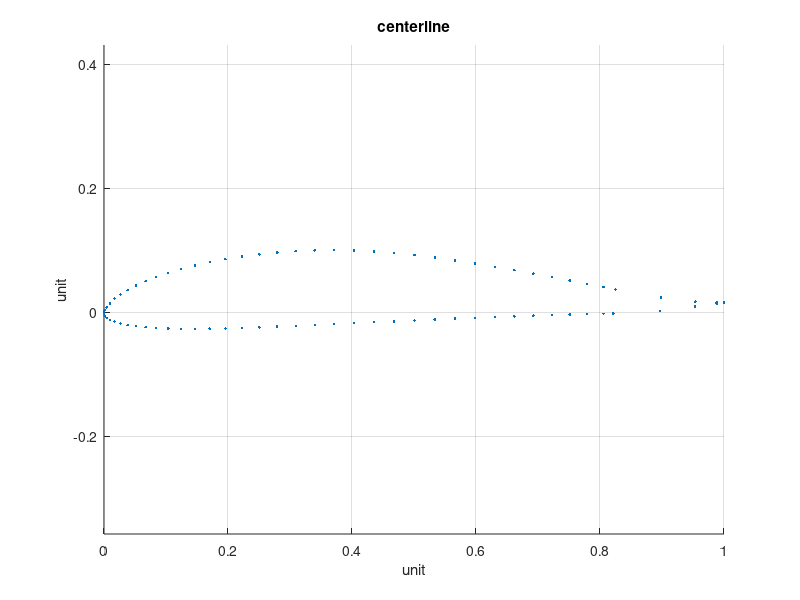
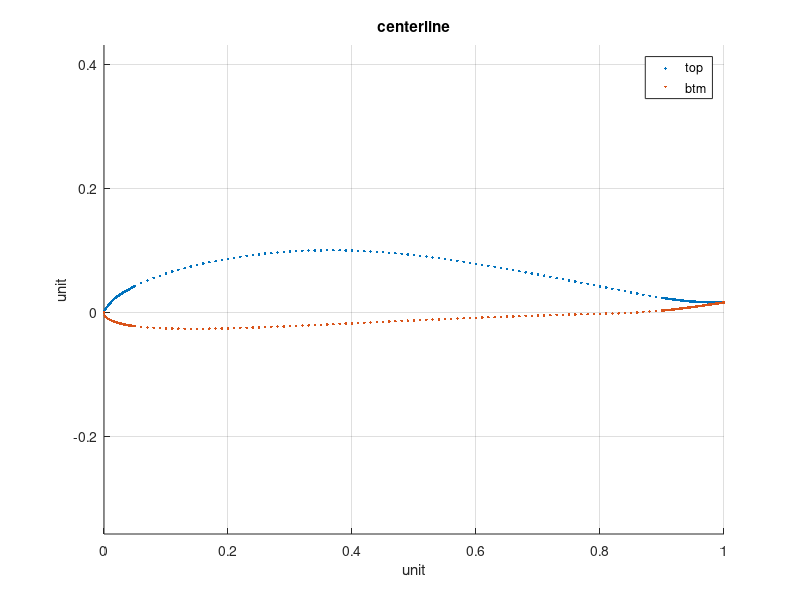
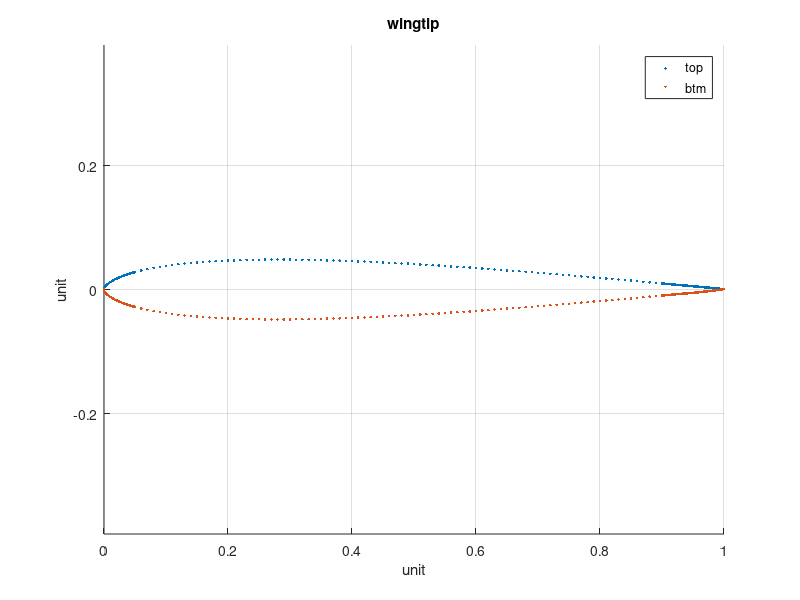
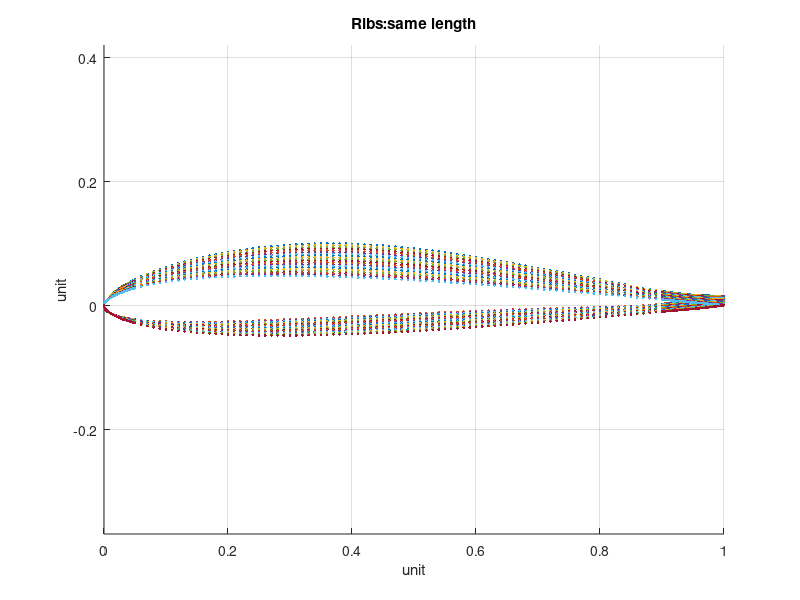

Source code (MATLAB) for these figures, in order:
function draw_airfoil()
% save airfoil centerlinex centerliney wingtipx wingtipy twistx twisty
close all;
load airfoil centerlinex centerliney wingtipx wingtipy twistx twisty;
global X;
X = [];
scalingfactor = 0.45;
NASA_wingSpan_mm = 3750;
NASA_centerCord_mm = 400;
NASA_tipcord_mm = 100;
%aileron Trailing Edge length in mm
%NASA_aileron_TrailingEdgelength_mm = 24.125*25.4;
NASA_aileron_yAxislength_mm = 167.9;
NASA_aileron_innerwidth_mm = 1.875*25.4;
NASA_aileron_outerwidth_mm = 1*25.4;

X.setting.geometry.LE_sweepbackDeg = 24;
X.setting.geometry.dihedralDeg = 2.5;
X.setting.geometry.wingSpan_mm = NASA_wingSpan_mm*scalingfactor;
X.setting.geometry.rootCord_mm = NASA_centerCord_mm*scalingfactor;
X.setting.geometry.wingtipCord_mm = NASA_tipcord_mm*scalingfactor;
X.setting.aileron.yAxislength_mm = NASA_aileron_yAxislength_mm*scalingfactor;
X.setting.aileron.innerwidth_mm = NASA_aileron_innerwidth_mm*scalingfactor;
X.setting.aileron.outerwidth_mm = NASA_aileron_outerwidth_mm*scalingfactor;
fprintf(1,'aileron Y axis length=%2.1fmm,aileron innerwidth=%2.1fmm,aileron outer width=%2.1fmm\n',X.setting.aileron.yAxislength_mm,X.setting.aileron.innerwidth_mm,X.setting.aileron.outerwidth_mm);

X.setting.manufacture.ribCnt = 39;
X.setting.manufacture.LeadingEdgeBeamThickness_mm = 2; % square edge size 
X.setting.manufacture.LeadingEdgeBeamWidth_mm = 6; % square edge size 
X.setting.manufacture.trailingEdgeWidth_mm = 10;

% support structure height, not part of the plane, only used in construction process as the base support structure for each rib 
X.setting.manufacture.RibSupportStructureHeight_mm = 15;

X.setting.manufacture.MainBeamWidth_mm = 6;
X.setting.manufacture.MainBeamXmm = 0;
assert(X.setting.manufacture.MainBeamXmm == 0); % we want the beam deployed at rotation center to have flat btm edge 
% X.BeamAux0Width_mm = 5;
% X.BeamAux0Xmm = 5;

X.RibCntNeedCarbon = 25;
assert(mod(X.RibCntNeedCarbon,2)==1 || X.RibCntNeedCarbon == 0,'rib with added carbon beam should be symmetrical btw the fuselage');
% we may want to add a square carbon tube to strengthen the beam
X.beamSquareCarbonTubeSize_mm = 5;

X.RibThickness_mm = 2;

% the width of laser trace cannot be ignored
X.beamSlotTraceCompensation_mm = 0.5;
X.beamEdgeTraceCompensation_mm = 0.8;
X.RibSlotCompensation_mm = 0.05;
X.LeadingEdgeBeamThicknessCompensation_mm = 0.2;

% four quadrants formed by main beam and rib are supported by 4 pieces of wedge. 
X.BeamRibSupport_mm = 10;
X.PointType = [];
X.PointType.fundamental = 1;
X.PointType.addedPoints = 2;

% increased by 1 after each beam slot cut
X.ForceBearingBeamCnt = 0;

X.curvefitmethod = 'pchip';
% rootBeamGammaWidthmm = 6;
% BaseBeamWidthmm = 1; % at tip, lift is zero, we cannot have 0 beam width for misc struct weight 
assert(mod(X.setting.manufacture.ribCnt,2)==1); % we have one rib in the center, and be symmetrical 
% beam deployment location
X.rotateFromLE = 0.3; %rotation occurs at the center of [0,1] from the leading edge, so that we have the desired AOA.  
fineX = [0:0.001:0.05 0.06:0.01:0.90 0.901:0.001:1]';
% fineX = [0:0.0005:1]';
%%
Len_fineX = length(fineX);
X.OneSideRibCnt = (X.setting.manufacture.ribCnt+1)/2;
aileronLocation = (X.setting.geometry.wingSpan_mm/2-X.setting.aileron.yAxislength_mm)/(X.setting.geometry.wingSpan_mm/2);
X.setting.manufacture.RibCoeffsRoot2Tip = sort([aileronLocation (0:X.OneSideRibCnt-1)/(X.OneSideRibCnt-1)]);
X.OneSideRibCnt = length(X.setting.manufacture.RibCoeffsRoot2Tip);
%%
centerlinex = centerlinex(:);
centerliney = centerliney(:);
[centerlinex,centerliney] = normalizexy(centerlinex,centerliney);
wingtipx = wingtipx(:);
wingtipy = wingtipy(:);
[wingtipx,wingtipy] = normalizexy(wingtipx,wingtipy);
figure;
hold on;
plot(centerlinex,centerliney,'.');
axis equal;
title('centerline');grid on;
xlabel('unit');
ylabel('unit');
%%
figure;
hold on;
end_of_center_top_curve = (length(centerlinex)+1)/2;
top_centerline_x = centerlinex(1:end_of_center_top_curve);
top_centerline_y = centerliney(1:end_of_center_top_curve);
top_centerline_fine_y = interp1(top_centerline_x,top_centerline_y,fineX,X.curvefitmethod);
plot(fineX,top_centerline_fine_y,'.');
btm_centerline_x = centerlinex(end_of_center_top_curve:end);
btm_centerline_y = centerliney(end_of_center_top_curve:end);
btm_centerline_fine_y = interp1(btm_centerline_x,btm_centerline_y,fineX,X.curvefitmethod);
plot(fineX,btm_centerline_fine_y,'.');
axis equal;
legend('top','btm');
title('centerline');grid on;
xlabel('unit');
ylabel('unit');
%%
figure;
hold on;
end_of_wingtip_top_curve = (length(wingtipx)+1)/2;
top_wingtip_x = wingtipx(1:end_of_wingtip_top_curve);
top_wingtip_y = wingtipy(1:end_of_wingtip_top_curve);
top_wingtip_mid_y = interp1(top_wingtip_x,top_wingtip_y,fineX,X.curvefitmethod);
plot(fineX,top_wingtip_mid_y,'.');
btm_wingtip_x = wingtipx(end_of_wingtip_top_curve:end);
btm_wingtip_y = wingtipy(end_of_wingtip_top_curve:end);
btm_wingtip_mid_y = interp1(btm_wingtip_x,btm_wingtip_y,fineX,X.curvefitmethod);
plot(fineX,btm_wingtip_mid_y,'.');
axis equal;
legend('top','btm');
title('wingtip');
grid on;
xlabel('unit');
ylabel('unit');
%%
top_ribs = interpolate2Airfoil(top_centerline_fine_y, top_wingtip_mid_y, X.setting.manufacture.RibCoeffsRoot2Tip);
btm_ribs = interpolate2Airfoil(btm_centerline_fine_y, btm_wingtip_mid_y, X.setting.manufacture.RibCoeffsRoot2Tip);
figure;
axis equal;
hold on;
for ii = 1:X.OneSideRibCnt
    topCurve = top_ribs(:,ii);
    btmCurve = btm_ribs(:,ii);
    plot([fineX fineX],[topCurve btmCurve],'.');
end
title('Ribs:same length');
grid on;
xlabel('unit');
ylabel('unit');
%%
xindexRotate = find(fineX==X.rotateFromLE);
assert(length(xindexRotate)==1);
centered_interpolatedX = fineX - X.rotateFromLE;
Ymean = (top_ribs(xindexRotate,:) + btm_ribs(xindexRotate,:))/2;
centered_top_mid_ribs = zeros(Len_fineX,X.OneSideRibCnt);
centered_btm_mid_ribs = zeros(Len_fineX,X.OneSideRibCnt);
figure;
axis equal;
hold on;
for ii = 1:X.OneSideRibCnt
    centered_top_mid_ribs(:,ii) = top_ribs(:,ii) - Ymean(ii);
    centered_btm_mid_ribs(:,ii) = btm_ribs(:,ii) - Ymean(ii);
    plot([centered_interpolatedX; centered_interpolatedX],[centered_top_mid_ribs(:,ii); centered_btm_mid_ribs(:,ii)],'.');
end
title('Ribs:same length,shifted');
grid on;
xlabel('unit');
ylabel('unit');
%%
figure;
plot(twistx/twistx(end),twisty,'.');
title('twist');
ylabel('deg');
grid on;
xlabel('half wingspan');
%%
twist_ribs = interp1(twistx/twistx(end),twisty,X.setting.manufacture.RibCoeffsRoot2Tip,X.curvefitmethod);

rotated_ribs_top_x = zeros(Len_fineX,X.OneSideRibCnt);
rotated_ribs_top_y = zeros(Len_fineX,X.OneSideRibCnt);
rotated_ribs_btm_x = zeros(Len_fineX,X.OneSideRibCnt);
rotated_ribs_btm_y = zeros(Len_fineX,X.OneSideRibCnt);
figure;
axis equal;
hold on;
for ii = 1:X.OneSideRibCnt
    thetaDeg = twist_ribs(ii);
    R = [cosd(thetaDeg) -sind(thetaDeg); sind(thetaDeg) cosd(thetaDeg)];
    top_beforeRotate = [centered_interpolatedX centered_top_mid_ribs(:,ii)];
    top_afterRotate = top_beforeRotate*R;
    rotated_ribs_top_x(:,ii) = top_afterRotate(:,1);
    rotated_ribs_top_y(:,ii) = top_afterRotate(:,2);
    btm_beforeRotate = [centered_interpolatedX centered_btm_mid_ribs(:,ii)];
    btm_afterRotate = btm_beforeRotate*R;
    rotated_ribs_btm_x(:,ii) = btm_afterRotate(:,1);
    rotated_ribs_btm_y(:,ii) = btm_afterRotate(:,2);
    plot([rotated_ribs_top_x(:,ii); rotated_ribs_btm_x(:,ii)],[rotated_ribs_top_y(:,ii); rotated_ribs_btm_y(:,ii)],'.');
end
title('Ribs:same length,shifted,rotated');
grid on;
xlabel('unit');
ylabel('unit');
%% scale rib to the desired cord length
scaled_ribs_top_x = rotated_ribs_top_x;
scaled_ribs_top_y = rotated_ribs_top_y;
scaled_ribs_btm_x = rotated_ribs_btm_x;
scaled_ribs_btm_y = rotated_ribs_btm_y;
scale_ribs = interp1([0 1],[X.setting.geometry.rootCord_mm X.setting.geometry.wingtipCord_mm],X.setting.manufacture.RibCoeffsRoot2Tip,'linear');

figure;
axis equal;
hold on;
for ii = 1:X.OneSideRibCnt
    scaled_ribs_top_x(:,ii) = scaled_ribs_top_x(:,ii) * scale_ribs(ii);
    scaled_ribs_top_y(:,ii) = scaled_ribs_top_y(:,ii) * scale_ribs(ii);
    scaled_ribs_btm_x(:,ii) = scaled_ribs_btm_x(:,ii) * scale_ribs(ii);
    scaled_ribs_btm_y(:,ii) = scaled_ribs_btm_y(:,ii) * scale_ribs(ii);
    plot([scaled_ribs_top_x(:,ii); scaled_ribs_btm_x(:,ii)],[scaled_ribs_top_y(:,ii); scaled_ribs_btm_y(:,ii)],'.');
end
title('Ribs:shifted,rotated,scaled');
grid on;
xlabel('mm');
ylabel('mm');

%% shift in y-axis to align the bottom edge of main beam
btmaligned_ribs_top_x = scaled_ribs_top_x;
btmaligned_ribs_top_y = scaled_ribs_top_y;
btmaligned_ribs_btm_x = scaled_ribs_btm_x;
btmaligned_ribs_btm_y = scaled_ribs_btm_y;

figure;
axis equal;
hold on;
for ii = 1:X.OneSideRibCnt
    YatZeroX = interp1(btmaligned_ribs_btm_x(:,ii),btmaligned_ribs_btm_y(:,ii),0,X.curvefitmethod);
    btmaligned_ribs_top_y(:,ii) = btmaligned_ribs_top_y(:,ii) - YatZeroX;
    btmaligned_ribs_btm_y(:,ii) = btmaligned_ribs_btm_y(:,ii) - YatZeroX;
    plot([btmaligned_ribs_top_x(:,ii); btmaligned_ribs_btm_x(:,ii)],[btmaligned_ribs_top_y(:,ii); btmaligned_ribs_btm_y(:,ii)],'.');
end
title('Ribs:btmEdgeAlign,shifted,rotated,scaled');
grid on;
xlabel('mm');
ylabel('mm');

%% compute angle between beam and rib
CalcObtuseAngleBtwBeamAndRibDeg(btmaligned_ribs_top_x);
space = 10;
fid = fopen('BeamRibSupport.scr','w');
fprintf(fid,'pline\n');
% quadrant 1
fprintf(fid,'%f,%f\n',space,space);
fprintf(fid,'%f,%f\n',space,space+X.BeamRibSupport_mm);
fprintf(fid,'%f,%f\n',space+X.BeamRibSupport_mm*sind(X.derived.AngleBtwBeamAndRibDeg),space-X.BeamRibSupport_mm*cosd(X.derived.AngleBtwBeamAndRibDeg));
fprintf(fid,'%f,%f\n',space,space);

% quadrant 2
fprintf(fid,'%f,%f\n',-space,space);
fprintf(fid,'%f,%f\n',-space,space+X.BeamRibSupport_mm);
fprintf(fid,'%f,%f\n',-space-X.BeamRibSupport_mm*sind(X.derived.AngleBtwBeamAndRibDeg),space+X.BeamRibSupport_mm*cosd(X.derived.AngleBtwBeamAndRibDeg));
fprintf(fid,'%f,%f\n',-space,space);

% quadrant 3
fprintf(fid,'%f,%f\n',-space,-space);
fprintf(fid,'%f,%f\n',-space,-space-X.BeamRibSupport_mm);
fprintf(fid,'%f,%f\n',-space-X.BeamRibSupport_mm*sind(X.derived.AngleBtwBeamAndRibDeg),-space+X.BeamRibSupport_mm*cosd(X.derived.AngleBtwBeamAndRibDeg));
fprintf(fid,'%f,%f\n',-space,-space);

% quadrant 4
fprintf(fid,'%f,%f\n',space,-space);
fprintf(fid,'%f,%f\n',space,-space-X.BeamRibSupport_mm);
fprintf(fid,'%f,%f\n',space+X.BeamRibSupport_mm*sind(X.derived.AngleBtwBeamAndRibDeg),-space-X.BeamRibSupport_mm*cosd(X.derived.AngleBtwBeamAndRibDeg));
fprintf(fid,'%f,%f\n',space,-space);

fclose(fid);
%%
Gamma = (1-X.setting.manufacture.RibCoeffsRoot2Tip.^2).^1.5;
figure;
plot(X.setting.manufacture.RibCoeffsRoot2Tip,Gamma,'.-');
title('Gamma, airflow circulation');
grid on;
%%
figure;
plot(X.setting.manufacture.RibCoeffsRoot2Tip,1.5*(X.setting.manufacture.RibCoeffsRoot2Tip.^2-0.5),'.-');
title('Downwash');
grid on;

%% when cutting slot, the length of x/y data may not be same any more for all ribs
% use cell to store
slotcut_ribs = cell(1,X.OneSideRibCnt);
for ii = 1:X.OneSideRibCnt
    slotcut_ribs{ii}.top.x = btmaligned_ribs_top_x(:,ii);
    slotcut_ribs{ii}.top.y = btmaligned_ribs_top_y(:,ii);
    slotcut_ribs{ii}.top.PointType = ones(length(btmaligned_ribs_top_x(:,ii)),1)*X.PointType.fundamental;
    slotcut_ribs{ii}.btm.x = btmaligned_ribs_btm_x(:,ii);
    slotcut_ribs{ii}.btm.y = btmaligned_ribs_btm_y(:,ii);
    slotcut_ribs{ii}.btm.PointType = ones(length(btmaligned_ribs_btm_x(:,ii)),1)*X.PointType.fundamental;
    slotcut_ribs{ii}.ForceBearingBeamCutDepth = [];
    slotcut_ribs{ii}.ForceBearingBeamRibThickness = [];
    slotcut_ribs{ii}.ForceBearingBeamRibYoffset = [];
end

[X.BeamRotDegDueToDihedral,OneSideWwingTipRise_mm] = getDihedralRotateDeg(slotcut_ribs);
fprintf(1,'one side wing tip rises %fmm\n',OneSideWwingTipRise_mm);
fprintf(1,'beam Btm Edge Dihedral %fDeg\n',X.BeamRotDegDueToDihedral);

%%
X.derived.RibLocInBeam_mm = X.setting.manufacture.RibCoeffsRoot2Tip*(1/sind(X.derived.AngleBtwBeamAndRibDeg))*X.setting.geometry.wingSpan_mm/2;

%% cut slot for force bearing beam
[slotcut_ribs,ribMirror] = cutRibSlot(slotcut_ribs,X.setting.manufacture.MainBeamWidth_mm-2*X.RibSlotCompensation_mm,X.setting.manufacture.MainBeamXmm,'main beam');
fid = fopen(sprintf('ribMirror.scr'),'w');
fprintf(fid,'pline\n');
for ii = 1:X.OneSideRibCnt
    saveTopBtmCell2scrFile(fid,ribMirror{ii},0,100);
end
fclose(fid);

%% add leading edge beam
cut_leadingedge = slotcut_ribs;

figure;
axis equal;
hold on;
for ii = 1:X.OneSideRibCnt
    LE_x = min([slotcut_ribs{ii}.top.x;slotcut_ribs{ii}.btm.x]);
    LeadingEdgeBeamPosDetected = false;
    for xposition = LE_x:0.001:LE_x+30
        [Thickness_mm,~,~] = getThickness(slotcut_ribs{ii},xposition);
        if Thickness_mm > X.setting.manufacture.LeadingEdgeBeamThickness_mm - 2*X.LeadingEdgeBeamThicknessCompensation_mm
            LeadingEdgeBeamPosDetected = true;
            break;
        end
    end
    assert(LeadingEdgeBeamPosDetected);
    cut_leadingedge{ii}.top = removeLeadingSector(slotcut_ribs{ii}.top,xposition);
    cut_leadingedge{ii}.btm = removeLeadingSector(slotcut_ribs{ii}.btm,xposition);
    
    afterCutThickness_mm = abs(cut_leadingedge{ii}.top.y(1) - cut_leadingedge{ii}.btm.y(1));
    cut_leadingedge{ii}.top = cutLeadingEdgeSlot(cut_leadingedge{ii}.top,'top',afterCutThickness_mm);
    cut_leadingedge{ii}.btm = cutLeadingEdgeSlot(cut_leadingedge{ii}.btm,'btm',afterCutThickness_mm);
    
    plot([cut_leadingedge{ii}.top.x; cut_leadingedge{ii}.btm.x],[cut_leadingedge{ii}.top.y; cut_leadingedge{ii}.btm.y],'.');
end
title('Ribs:shifted,rotated,scaled,LEcut');
grid on;
xlabel('mm');
ylabel('mm');

%% cut trailing edge
cut_trailingedge = cut_leadingedge;
figure;
axis equal;
hold on;
for ii = 1:X.OneSideRibCnt
    cut_trailingedge{ii}.top = removeTrailingSector(cut_trailingedge{ii}.top,X.setting.manufacture.trailingEdgeWidth_mm);
    cut_trailingedge{ii}.btm = removeTrailingSector(cut_trailingedge{ii}.btm,X.setting.manufacture.trailingEdgeWidth_mm);
    plot([cut_trailingedge{ii}.top.x; cut_trailingedge{ii}.btm.x],[cut_trailingedge{ii}.top.y; cut_trailingedge{ii}.btm.y],'.');
end
title('Ribs:shifted,rotated,scaled,LEcut,TEcut');
grid on;
xlabel('mm');
ylabel('mm');

% rotate rib to align camber line with wood growth direction in order to enhance the strength
rib_aligned = cell(1,X.OneSideRibCnt);
figure;
axis equal;
hold on;
for ii = 1:X.OneSideRibCnt
    rib_aligned{ii}.top = rotateXY(cut_trailingedge{ii}.top,-twist_ribs(ii));
    rib_aligned{ii}.btm = rotateXY(cut_trailingedge{ii}.btm,-twist_ribs(ii));
    plot([rib_aligned{ii}.top.x; rib_aligned{ii}.btm.x],[rib_aligned{ii}.top.y; rib_aligned{ii}.btm.y],'.');
end
title('Ribs:shifted,rotated,scaled,LEcut,TEcut,Aligned');
grid on;
xlabel('mm');
ylabel('mm');

%% produce rib cut cad file
fid = fopen('airfoil_all.scr','w');
fprintf(fid,'pline\n');
X.derived.RibSweepBackAlongRib_mm = X.setting.manufacture.RibCoeffsRoot2Tip*X.setting.geometry.wingSpan_mm/2/abs(tand(X.derived.AngleBtwBeamAndRibDeg));
X.derived.RibSweepBackAlongBeam_mm = X.setting.manufacture.RibCoeffsRoot2Tip*X.setting.geometry.wingSpan_mm/2;
for ii = 1:X.OneSideRibCnt
    xoffset = X.derived.RibSweepBackAlongRib_mm(ii);
    yoffset = X.derived.RibSweepBackAlongBeam_mm(ii);
    saveTopBtmCell2scrFile(fid,rib_aligned{ii},xoffset,yoffset);
end
fclose(fid);

%% produce force bearing beam cut cad file
FineSegmentCnt = 1000;

BeamShape = cell(1,X.ForceBearingBeamCnt);
BeamDihedralApplied = cell(1,X.ForceBearingBeamCnt);
BeamAlignedForStrength = cell(1,X.ForceBearingBeamCnt);
BeamLaserTraceCompensated = cell(1,X.ForceBearingBeamCnt);
for iiBeam = 1:X.ForceBearingBeamCnt
%     BeamShapeAddBtmEdge = cell(1,X.ForceBearingBeamCnt);
    ThicknessVec = zeros(1,X.OneSideRibCnt);
    CutDepthVec = zeros(1,X.OneSideRibCnt);
    Yoffset = zeros(1,X.OneSideRibCnt);
    for iiRib = 1:X.OneSideRibCnt
        ThicknessVec(iiRib) = cut_trailingedge{iiRib}.ForceBearingBeamRibThickness(iiBeam);
        CutDepthVec(iiRib) =  cut_trailingedge{iiRib}.ForceBearingBeamCutDepth(iiBeam);
        Yoffset(iiRib) = cut_trailingedge{iiRib}.ForceBearingBeamRibYoffset(iiBeam);
    end
    figure;
    subplot(3,1,1);
    hold on;
    plot(X.derived.RibLocInBeam_mm,ThicknessVec,'.-');
    plot(X.derived.RibLocInBeam_mm,ThicknessVec+Yoffset,'.-');
    legend('Thickness','Thickness+yoffset');
    axis equal;
    xlabel('single side wingspan(mm)');
    ylabel('mm');
    title(sprintf('Top Edge Beam No.%d',iiBeam));
    subplot(3,1,2);
    plot(X.derived.RibLocInBeam_mm,Yoffset,'.-');
    axis equal;
    xlabel('single side wingspan(mm)');
    ylabel('mm');
    title(sprintf('Btm Edge Beam No.%d',iiBeam));
    subplot(3,1,3);
    hold on;
    plot(X.derived.RibLocInBeam_mm,CutDepthVec,'.-');
    plot(X.derived.RibLocInBeam_mm,CutDepthVec+Yoffset,'.-');
    legend('pure cut','cut+yoffset');
    axis equal;
    xlabel('single side wingspan(mm)');
    ylabel('mm');
    title(sprintf('Rib Cut Depth for Beam No.%d',iiBeam));
    
    fineRibLocationXmm = ((0:FineSegmentCnt)/FineSegmentCnt)*(X.setting.geometry.wingSpan_mm/2)*(1/sind(X.derived.AngleBtwBeamAndRibDeg));
    BeamShape{iiBeam}.top = [];
    BeamShape{iiBeam}.top.x = fineRibLocationXmm';
    BeamShape{iiBeam}.top.y = interp1(X.derived.RibLocInBeam_mm,ThicknessVec+Yoffset,fineRibLocationXmm,X.curvefitmethod)';
    BeamShape{iiBeam}.top.PointType = ones(length(fineRibLocationXmm),1)*X.PointType.fundamental;

    % if beam location is at the rotation center, btm edge is a straight line 
    BeamShape{iiBeam}.btm = [];
    BeamShape{iiBeam}.btm.x = fineRibLocationXmm';
    BeamShape{iiBeam}.btm.y = interp1(X.derived.RibLocInBeam_mm,Yoffset,fineRibLocationXmm,X.curvefitmethod)';
    BeamShape{iiBeam}.btm.PointType = ones(length(fineRibLocationXmm),1)*X.PointType.fundamental;
    
    BeamDihedralApplied{iiBeam} = ApplyBeamDihedral(BeamShape{iiBeam},-X.BeamRotDegDueToDihedral);

    BeamShapeCutRibSlot = BeamDihedralApplied;
    for CutSlotForRib_ii = 1:X.OneSideRibCnt
        switch CutSlotForRib_ii
            case 1
               StyleCutRibSlot = 'RootRib';
            case X.OneSideRibCnt
               StyleCutRibSlot = 'TipRib';
            otherwise
               StyleCutRibSlot = 'MiddleRib';
        end
        BeamShapeCutRibSlot{iiBeam}.top = cutBeamSlot(BeamShapeCutRibSlot{iiBeam}.top,CutDepthVec(CutSlotForRib_ii),X.RibThickness_mm-2*X.beamSlotTraceCompensation_mm,X.derived.RibLocInBeam_mm(CutSlotForRib_ii),StyleCutRibSlot);
    end
    BeamShapeCutRibSlot{iiBeam}.btm = matchCurveSpan(BeamDihedralApplied{iiBeam}.btm,BeamShapeCutRibSlot{iiBeam}.top);
    draw_beam(BeamShapeCutRibSlot{iiBeam},sprintf('front view Beam%d',iiBeam));
    
    BeamAlignedForStrength{iiBeam} = AlignBeamForStrength(BeamShapeCutRibSlot{iiBeam},-X.BeamRotDegDueToDihedral);
    draw_beam(BeamAlignedForStrength{iiBeam},sprintf('Aligned Beam%d',iiBeam));

    BeamLaserTraceCompensated{iiBeam} = BeamAlignedForStrength{iiBeam};
    BeamLaserTraceCompensated{iiBeam}.top.y = BeamLaserTraceCompensated{iiBeam}.top.y + X.beamEdgeTraceCompensation_mm;
    BeamLaserTraceCompensated{iiBeam}.btm.y = BeamLaserTraceCompensated{iiBeam}.btm.y - X.beamEdgeTraceCompensation_mm;
    draw_beam(BeamLaserTraceCompensated{iiBeam},sprintf('LaserTrace Compensated Beam%d',iiBeam));
    
    fid = fopen(sprintf('beam_%d.scr',iiBeam),'w');
    fprintf(fid,'pline\n');
    saveTopBtmCell2scrFile(fid,BeamLaserTraceCompensated{iiBeam},0,100);
    fclose(fid);
    
end
end

function newCurve = matchCurveSpan(Curve,RefCurve)
global X;
assert(Curve.x(1) < Curve.x(end));
assert(RefCurve.x(1) < RefCurve.x(end));
newCurve = [];
if (Curve.x(1) == RefCurve.x(1))
    % do nothing
elseif (Curve.x(1) > RefCurve.x(1))
    val = interp1nearby(Curve.x,Curve.y,Curve.PointType,RefCurve.x(1),2,X.curvefitmethod);
    newCurve.x = [RefCurve.x(1);Curve.x];
    newCurve.y = [val;Curve.y];
    newCurve.PointType = [X.PointType.fundamental; Curve.PointType];
else
    % trim data
    % code to be filled here
end

if (Curve.x(end) == RefCurve.x(end))
    % do nothing
elseif (Curve.x(end) < RefCurve.x(end))
    val = interp1nearby(Curve.x,Curve.y,Curve.PointType,RefCurve.x(end),2,X.curvefitmethod);
    newCurve.x = [newCurve.x;RefCurve.x(end)];
    newCurve.y = [newCurve.y;val];
    newCurve.PointType = [Curve.PointType;X.PointType.fundamental];
else
    % trim data
    % code to be filled here
end

end

function BeamAlignedForStrength = AlignBeamForStrength(BeamShape,RotateDeg)
BeamAlignedForStrength = [];
% R = [cosd(RotateDeg) -sind(RotateDeg); sind(RotateDeg) cosd(RotateDeg)];
% top_beforeRotate = [BeamShape.top.x BeamShape.top.y];
% top_afterRotate = top_beforeRotate*R;
% BeamAlignedForStrength.top.x = top_afterRotate(:,1);
% BeamAlignedForStrength.top.y = top_afterRotate(:,2);
BeamAlignedForStrength.top = rotateXY(BeamShape.top,-RotateDeg);
BeamAlignedForStrength.btm = rotateXY(BeamShape.btm,-RotateDeg);

offsetx = BeamAlignedForStrength.btm.x(1);
offsety = BeamAlignedForStrength.btm.y(1);

BeamAlignedForStrength.top.x = BeamAlignedForStrength.top.x - offsetx;
BeamAlignedForStrength.btm.x = BeamAlignedForStrength.btm.x - offsetx;

BeamAlignedForStrength.top.y = BeamAlignedForStrength.top.y - offsety;
BeamAlignedForStrength.btm.y = BeamAlignedForStrength.btm.y - offsety;

end

function BeamDihedralApplied = ApplyBeamDihedral(BeamShape,RotateDeg)
global X;
BeamDihedralApplied = [];
% R = [cosd(RotateDeg) -sind(RotateDeg); sind(RotateDeg) cosd(RotateDeg)];
% top_beforeRotate = [BeamShape.top.x BeamShape.top.y];
% top_afterRotate = top_beforeRotate*R;
% BeamDihedralApplied.top.x = top_afterRotate(:,1);
% BeamDihedralApplied.top.y = top_afterRotate(:,2);
BeamDihedralApplied.top = rotateXY(BeamShape.top,RotateDeg);
BeamDihedralApplied.btm = rotateXY(BeamShape.btm,RotateDeg);

% align wingtip 
if (BeamDihedralApplied.top.x(end) == BeamDihedralApplied.btm.x(end))
    % do nothing
elseif (BeamDihedralApplied.top.x(end) > BeamDihedralApplied.btm.x(end))
    val = interp1nearby(BeamDihedralApplied.btm.x,BeamDihedralApplied.btm.y,BeamDihedralApplied.btm.PointType,BeamDihedralApplied.top.x(end),2,X.curvefitmethod);
    BeamDihedralApplied.btm.x = [BeamDihedralApplied.btm.x;BeamDihedralApplied.top.x(end)];
    BeamDihedralApplied.btm.y = [BeamDihedralApplied.btm.y;val];
    BeamDihedralApplied.btm.PointType = [BeamDihedralApplied.btm.PointType;X.PointType.fundamental];
else
    val = interp1nearby(BeamDihedralApplied.top.x,BeamDihedralApplied.top.y,BeamDihedralApplied.top.PointType,BeamDihedralApplied.btm.x(end),2,X.curvefitmethod);
    BeamDihedralApplied.top.x = [BeamDihedralApplied.top.x;BeamDihedralApplied.btm.x(end)];
    BeamDihedralApplied.top.y = [BeamDihedralApplied.top.y;val];
    BeamDihedralApplied.top.PointType = [BeamDihedralApplied.top.PointType;X.PointType.fundamental];
end

% align root 
if (BeamDihedralApplied.top.x(1) == BeamDihedralApplied.btm.x(1))
    % do nothing
elseif (BeamDihedralApplied.top.x(1) > BeamDihedralApplied.btm.x(1))
    val = interp1nearby(BeamDihedralApplied.btm.x,BeamDihedralApplied.btm.y,BeamDihedralApplied.btm.PointType,BeamDihedralApplied.top.x(1),2,X.curvefitmethod);
    BeamDihedralApplied.btm.x = [BeamDihedralApplied.top.x(1);BeamDihedralApplied.btm.x];
    BeamDihedralApplied.btm.y = [val;BeamDihedralApplied.btm.y];
    BeamDihedralApplied.btm.PointType = [X.PointType.fundamental;BeamDihedralApplied.btm.PointType];
else
    val = interp1nearby(BeamDihedralApplied.top.x,BeamDihedralApplied.top.y,BeamDihedralApplied.top.PointType,BeamDihedralApplied.btm.x(1),2,X.curvefitmethod);
    BeamDihedralApplied.top.x = [BeamDihedralApplied.btm.x(1);BeamDihedralApplied.top.x];
    BeamDihedralApplied.top.y = [val;BeamDihedralApplied.top.y];
    BeamDihedralApplied.top.PointType = [X.PointType.fundamental;BeamDihedralApplied.top.PointType];
end

offsetx = BeamDihedralApplied.btm.x(1);
offsety = BeamDihedralApplied.btm.y(1);

BeamDihedralApplied.top.x = BeamDihedralApplied.top.x - offsetx;
BeamDihedralApplied.btm.x = BeamDihedralApplied.btm.x - offsetx;

BeamDihedralApplied.top.y = BeamDihedralApplied.top.y - offsety;
BeamDihedralApplied.btm.y = BeamDihedralApplied.btm.y - offsety;

end

function newxy = rotateXY(xy,RotateDeg)
R = [cosd(RotateDeg) -sind(RotateDeg); sind(RotateDeg) cosd(RotateDeg)];
beforeRotate = [xy.x xy.y];
afterRotate = beforeRotate*R;
newxy = [];
newxy.x = afterRotate(:,1);
newxy.y = afterRotate(:,2);
newxy.PointType = xy.PointType;
end

function draw_beam(TopBtmCell,titlestr)
[xx,yy] = OrderDataForPlot(TopBtmCell);
figure;
plot(xx,yy,'.-');
axis equal;
xlabel('single side wingspan(mm)');
ylabel('mm');
title(titlestr);
end

function [RotDeg,OneSideWwingTipRise_mm] = getDihedralRotateDeg(ribs)
global X;
[RootThickness_mm,~,~] = getThickness(ribs{1},0);
[TipThickness_mm,~,~] = getThickness(ribs{X.OneSideRibCnt},0);
OneSideWwingTipRise_mm = ((X.setting.geometry.wingSpan_mm/2)*tand(X.setting.geometry.dihedralDeg)+(RootThickness_mm-TipThickness_mm)/2);
RotDeg = atand(OneSideWwingTipRise_mm/(X.setting.geometry.wingSpan_mm/2)); 
end

function CalcObtuseAngleBtwBeamAndRibDeg(ribs_top_x)
% base on the input arguments:
%   1) Leading edge sweep back angle in degree
%   2) distance from beam center(x position = 0) to the Leading and Trailing edge  
% calculate the obtuse angle Btw
%   1) Beam and Rib in degree
%   2) trailing edge and rib in degree
global X;
root_LE_x = -ribs_top_x(1,1);
tip_LE_x = -ribs_top_x(1,X.OneSideRibCnt);
LE_DeltaX = tan(X.setting.geometry.LE_sweepbackDeg*pi/180)*X.setting.geometry.wingSpan_mm/2;
beam_DeltaX = LE_DeltaX + tip_LE_x - root_LE_x;
X.derived.AngleBtwBeamAndRibDeg = atan(beam_DeltaX/(X.setting.geometry.wingSpan_mm/2))*180/pi+90;
X.derived.AngleBtwTEandRibDeg = atan((LE_DeltaX+X.setting.geometry.wingtipCord_mm-X.setting.geometry.rootCord_mm)/(X.setting.geometry.wingSpan_mm/2))*180/pi+90;
fprintf(1,'Given Leading edge sweep back angle = %2.1fdeg, the obtuse angle btw Beam & Rib = %2.1fdeg, btw Trailing edge & Rib = %2.1fdeg\n',...
    X.setting.geometry.LE_sweepbackDeg,...
    X.derived.AngleBtwBeamAndRibDeg,...
    X.derived.AngleBtwTEandRibDeg);
end

function NewCurve = AddStraightLineBtmBeamEdge(Curve)
global X;
NewCurve = [];
NewCurve.x = [min(Curve.x);Curve.x;max(Curve.x)];
NewCurve.y = [0;Curve.y;0];
NewCurve.PointType = [X.PointType.addedPoints;Curve.PointType;X.PointType.addedPoints];
end

function newcurve = reverseSeqOrder(curve)
newcurve = [];
newcurve.x = curve.x(end:-1:1);
newcurve.y = curve.y(end:-1:1);
newcurve.PointType = curve.PointType(end:-1:1);
end

function [xx,yy] = OrderDataForPlot(TopBtmCell)
TopBtmCell.btm = reverseSeqOrder(TopBtmCell.btm);
xx = [TopBtmCell.top.x; TopBtmCell.btm.x];
yy = [TopBtmCell.top.y; TopBtmCell.btm.y];
assert(length(xx)==length(yy));
end

function saveTopBtmCell2scrFile(fid,TopBtmCell,xoffset,yoffset)
[xx,yy] = OrderDataForPlot(TopBtmCell);

for ii = 1:length(xx)
    fprintf(fid,'%f,%f\n',xx(ii)+xoffset,yy(ii)+yoffset);
end

% now go back to the first point so as to close the contour
fprintf(fid,'%f,%f\n',xx(1)+xoffset,yy(1)+yoffset);
end

% function save_finalResults(idx, xx, yy)
% fid = fopen(sprintf('airfoil%d.scr',idx),'w');
% fprintf(fid,'pline\n');
% assert(length(xx)==length(yy));
% for ii = 1:length(xx)
%     fprintf(fid,'%f,%f\n',xx(ii),yy(ii));
% end
% fprintf(fid,'%f,%f\n',xx(1),yy(1));
% fclose(fid);
% end,

function newcurve = cutLeadingEdgeSlot(curve,edgetype,Thickness_mm)
global X;
newcurve = [];
assert( Thickness_mm > X.setting.manufacture.LeadingEdgeBeamThickness_mm - 2*X.LeadingEdgeBeamThicknessCompensation_mm);

LE_x = curve.x(1);
LE_y = curve.y(1);

yshift = ( Thickness_mm - (X.setting.manufacture.LeadingEdgeBeamThickness_mm - 2*X.LeadingEdgeBeamThicknessCompensation_mm))/2;

switch edgetype
    case 'top'
        precise_y = LE_y-yshift;
    case 'btm'
        precise_y = LE_y+-yshift;
    otherwise
        assert(false);
end
newcurve.x = [LE_x;curve.x];
newcurve.y = [precise_y;curve.y];
newcurve.PointType = [X.PointType.addedPoints;curve.PointType];

newcurve.x = [LE_x+X.setting.manufacture.LeadingEdgeBeamWidth_mm;newcurve.x];
newcurve.y = [precise_y;newcurve.y];
newcurve.PointType = [X.PointType.addedPoints;newcurve.PointType];
end

function newcurve = removeTrailingSector(curve,cutoffx)
global X;
newcurve = [];
x = curve.x;
y = curve.y;
PointType = curve.PointType;
cutoff_x = max(x)-cutoffx;
index = find(x<=cutoff_x);
newcurve.x = x(index);
newcurve.y = y(index);
newcurve.PointType = PointType(index);
if ~ismember( cutoff_x, x )
    newcurve.x = [newcurve.x;cutoff_x];
    val = interp1nearby(x,y,PointType,cutoff_x,2,X.curvefitmethod);
    newcurve.y = [newcurve.y;val];
    newcurve.PointType = [newcurve.PointType;X.PointType.fundamental];
end
end

function newCurve = removeLeadingSector(curve,cutoffx)
global X;
newCurve = [];
assert(~ismember(cutoffx,curve.x));

newCurve.x = cutoffx;
newCurve.y = interp1nearby(curve.x,curve.y,curve.PointType,cutoffx,2);
newCurve.PointType = X.PointType.addedPoints;

indexaftercutoff = find(curve.x>=cutoffx);
newCurve.x = [newCurve.x;curve.x(indexaftercutoff)];
newCurve.y = [newCurve.y;curve.y(indexaftercutoff)];
newCurve.PointType = [newCurve.PointType;curve.PointType(indexaftercutoff)];
end

function [x,y] = normalizexy(x,y)
    scaleF = abs(max(x)-min(x));
    x = x/scaleF;
    y = y/scaleF;
    
end

function [ribs,ribMirror] = cutRibSlot(ribs,width,xposition,slotName)
global X;
ribMirror = cell(1,X.OneSideRibCnt);
X.ForceBearingBeamCnt = X.ForceBearingBeamCnt + 1;
assert(X.ForceBearingBeamCnt == 1,'currently we don''t handle the complexity causd by the second beam deployed at none AOA rotation center, curve bottom edge, dihedral connection, etc'); 
figure;
axis equal;
hold on;
for ii = 1:X.OneSideRibCnt
    ribMirror{ii}.top = cutslotIn1curve(ribs{ii}.btm,2,width,xposition,'cutBoth');
    [thickness,~,btm_mm] = getThickness(ribs{ii},xposition);
    [ribs{ii}.top.x,ribs{ii}.top.y] = cutnothing(ribs{ii}.top.x,ribs{ii}.top.y);
    cutDepth = thickness/2;
    if X.RibCntNeedCarbon == 0
        RibCntOneSideNeedCarbon = 0;
    else
        RibCntOneSideNeedCarbon = (X.RibCntNeedCarbon+1)/2;
    end
    if ii > RibCntOneSideNeedCarbon
        ribs{ii}.btm = cutslotIn1curve(ribs{ii}.btm,-cutDepth,width,xposition,'cutBoth');
    else
        % we attach a square carbon tube to strengthen the wood beam
        ribs{ii}.btm = cutslotIn1curve(ribs{ii}.btm,-cutDepth,width,xposition,'cutBothAndAddedCarbon');
    end
    ribs{ii}.ForceBearingBeamCutDepth = [ribs{ii}.ForceBearingBeamCutDepth;cutDepth];
    ribs{ii}.ForceBearingBeamRibThickness  = [ribs{ii}.ForceBearingBeamRibThickness;thickness];
    ribs{ii}.ForceBearingBeamRibYoffset = [ribs{ii}.ForceBearingBeamRibYoffset;btm_mm];
    plot([ribs{ii}.top.x; ribs{ii}.btm.x],[ribs{ii}.top.y; ribs{ii}.btm.y],'.');
    
    ribMirror{ii}.btm.x = [min(ribs{ii}.top.x);max(ribs{ii}.top.x)];
    ribMirror{ii}.btm.y = -ones(2,1)*X.setting.manufacture.RibSupportStructureHeight_mm;
    ribMirror{ii}.btm.PointType = ones(2,1)*X.PointType.fundamental;
end
title(['Ribs:shifted,rotated,scaled,slotcut' slotName]);
grid on;
end

function val = interp1nearby(all_x,all_y,PointType,newx,nearbyCnt,type)
global X;
if ~exist('type','var')
    type = X.curvefitmethod;
end
% all_x contains points in the fundamental rib contour and points added for slots.
% basic_x contains points in the fundamental rib contour only
basic_x = all_x(PointType==X.PointType.fundamental);
basic_y = all_y(PointType==X.PointType.fundamental);
[~,ii] = min(abs(basic_x-newx));
if ii-nearbyCnt > 0
    leftii = ii-nearbyCnt;
else
    leftii = 1;
end
if ii+nearbyCnt <= length(basic_x)
    rightii = ii+nearbyCnt;
else
    rightii = length(basic_x); 
end
val = interp1(basic_x(leftii:rightii),basic_y(leftii:rightii),newx,type);
end

function [thickness,top_mm, btm_mm] = getThickness(rib,x)
global X;
x1 = rib.top.x;
y1 = rib.top.y;
PointType1 = rib.top.PointType;
x2 = rib.btm.x;
y2 = rib.btm.y;
PointType2 = rib.btm.PointType;
top_mm = interp1nearby(x1,y1,PointType1,x,2,X.curvefitmethod);
btm_mm = interp1nearby(x2,y2,PointType2,x,2,X.curvefitmethod);
thickness = abs(top_mm-btm_mm);
end

function [cutx,cuty] = cutnothing(x,y)
cutx = x;
cuty = y;
end

function NewCurve = cutBeamSlot(Curve,depth,width,xposition,style)
assert(width > 0);
switch style
    case 'RootRib'
        NewCurve = cutslotIn1curve(Curve,depth,width,xposition,'cutLeft');
    case 'TipRib'
        NewCurve = cutslotIn1curve(Curve,depth,width,xposition,'cutRight');
    case 'MiddleRib'
        NewCurve = cutslotIn1curve(Curve,depth,width,xposition,'cutBoth');
end
end

%function [cutx,cuty,NewPointType] = cutslotIn1curve(x,y,PointType,depth,width,xposition)
function NewCurve = cutslotIn1curve(Curve,depth,width,xposition,cutmethod)
% x,y form the curve
% depth: depth to be cut. 
%   +: cut to Y-, downward, for example, top edge
%   -: cut to Y+, upward, for example, bottom edge
% width: width to be cut
% xposition: relative to xposition, cut width/2 to X+ and X-
% cutmethod:
%   cutLeft: don't rise the left side to original height after the cut 
%   cutRight: don't rise the Right side to original height after the cut 
%   cutBoth: both sides, rise to original height after the cut 
if ~exist('cutmethod','var')
    cutmethod = 'cutBoth';
end

global X;
NewCurve = [];
NewCurve.x = [];
NewCurve.y = [];
NewCurve.PointType = [];
beamLeadingEdgeX = xposition-width/2;
beamTrailingEdgeX = xposition+width/2;

switch cutmethod
    case 'cutLeft'
        % do nothing
    case {'cutRight','cutBoth','cutBothAndAddedCarbon'}
        indexBeforeLEcut = find(Curve.x<=beamLeadingEdgeX);
        NewCurve.x = Curve.x(indexBeforeLEcut);
        NewCurve.y = Curve.y(indexBeforeLEcut);
        NewCurve.PointType = Curve.PointType(indexBeforeLEcut);
        y_valueLE = interp1nearby(Curve.x,Curve.y,Curve.PointType,beamLeadingEdgeX,2,X.curvefitmethod);
        if ismember(beamLeadingEdgeX,Curve.x)
            % we don't need to insert the point and begin slot cut
        else
            NewCurve.x = [NewCurve.x;beamLeadingEdgeX];
            NewCurve.y = [NewCurve.y;y_valueLE];
            NewCurve.PointType = [NewCurve.PointType;X.PointType.fundamental];
        end
    otherwise
        assert(false);
end
y_valueSlotLeftEdge = interp1nearby(Curve.x,Curve.y,Curve.PointType,xposition-width/2,2,X.curvefitmethod);
y_valueSlotRightEdge = interp1nearby(Curve.x,Curve.y,Curve.PointType,xposition+width/2,2,X.curvefitmethod);

% depth: depth to be cut. 
%   +: cut to Y-, downward, for example, top edge
%   -: cut to Y+, upward, for example, bottom edge
if (depth > 0)
    SlotcutDestination = min([y_valueSlotLeftEdge y_valueSlotRightEdge]) - depth;
else
    SlotcutDestination = max([y_valueSlotLeftEdge y_valueSlotRightEdge]) - depth;
end

NewCurve.x = [NewCurve.x;beamLeadingEdgeX];
NewCurve.y = [NewCurve.y;SlotcutDestination];
NewCurve.PointType = [NewCurve.PointType;X.PointType.addedPoints];

NewCurve.x = [NewCurve.x;beamTrailingEdgeX];
NewCurve.y = [NewCurve.y;SlotcutDestination];
NewCurve.PointType = [NewCurve.PointType;X.PointType.addedPoints];

switch cutmethod
    case 'cutRight'
        % do nothing
    case {'cutLeft','cutBoth'}
        if ~ismember(beamTrailingEdgeX,Curve.x)
            y_valueTE = interp1nearby(Curve.x,Curve.y,Curve.PointType,beamTrailingEdgeX,2,X.curvefitmethod);
            NewCurve.x = [NewCurve.x;beamTrailingEdgeX];
            NewCurve.y = [NewCurve.y;y_valueTE];
            NewCurve.PointType = [NewCurve.PointType;X.PointType.fundamental];
        end
    case 'cutBothAndAddedCarbon'
        carbinTubeCutDestination = SlotcutDestination + depth + X.beamSquareCarbonTubeSize_mm;
        NewCurve.x = [NewCurve.x;beamTrailingEdgeX];
        NewCurve.y = [NewCurve.y;carbinTubeCutDestination];
        NewCurve.PointType = [NewCurve.PointType;X.PointType.addedPoints];
        TE_X_withCarbon_mm = beamTrailingEdgeX + X.beamSquareCarbonTubeSize_mm;
        NewCurve.x = [NewCurve.x;TE_X_withCarbon_mm];
        NewCurve.y = [NewCurve.y;carbinTubeCutDestination];
        NewCurve.PointType = [NewCurve.PointType;X.PointType.addedPoints];
        
        if ~ismember(TE_X_withCarbon_mm,Curve.x)
            y_valueTE = interp1nearby(Curve.x,Curve.y,Curve.PointType,TE_X_withCarbon_mm,2,X.curvefitmethod);
            NewCurve.x = [NewCurve.x;TE_X_withCarbon_mm];
            NewCurve.y = [NewCurve.y;y_valueTE];
            NewCurve.PointType = [NewCurve.PointType;X.PointType.fundamental];
        end
    otherwise
        assert(false);
end

switch cutmethod
    case {'cutLeft','cutRight','cutBoth'}
        indexAfterTEcut = find(Curve.x>=beamTrailingEdgeX);
    case 'cutBothAndAddedCarbon'
        indexAfterTEcut = find(Curve.x>=beamTrailingEdgeX+X.beamSquareCarbonTubeSize_mm);
    otherwise
        assert(false);
end

NewCurve.x = [NewCurve.x;Curve.x(indexAfterTEcut)];
NewCurve.y = [NewCurve.y;Curve.y(indexAfterTEcut)];
NewCurve.PointType = [NewCurve.PointType;ones(length(indexAfterTEcut),1)*X.PointType.fundamental];
end

function result = interpolate2Airfoil(center0Y, tip1Y, coeff0to1)
assert(length(center0Y)==length(tip1Y));
center0Y = center0Y(:);
tip1Y = tip1Y(:);

num = length(tip1Y);
result = zeros(num,length(coeff0to1));
for ii = 1:length(tip1Y)
    result(ii,:) =  interp1([0 1],[center0Y(ii) tip1Y(ii)],coeff0to1,'linear');
end
end
